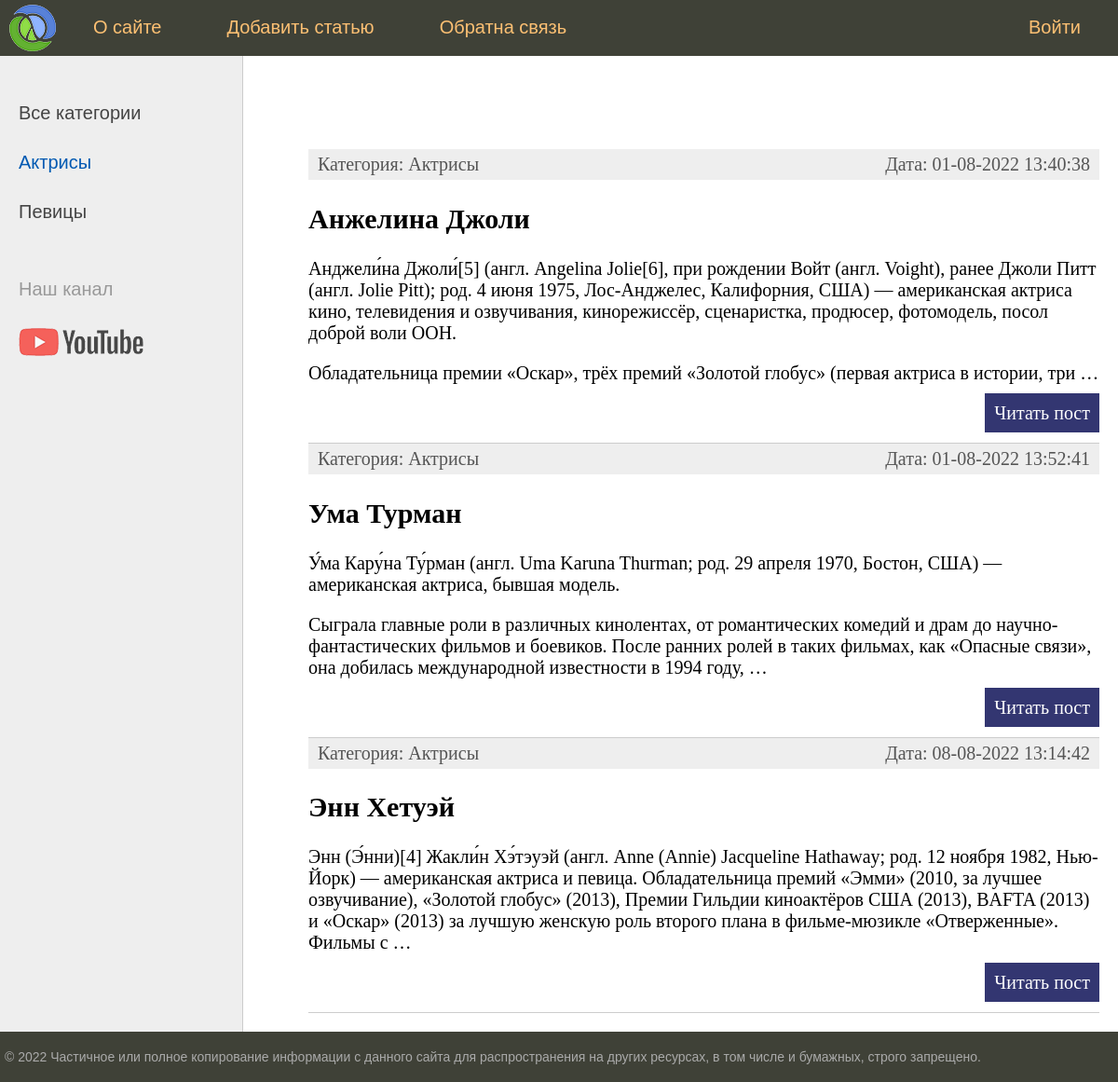
Page /category/1/ on the committed database.
### woman/models.py (models this page shows, shortened)
class Category(models.Model):
    name = models.CharField(max_length=100, db_index=True, verbose_name='Категория')
    def __str__(self):
        return self.name
    def get_absolute_url(self):
        return reverse('category', kwargs={'cat_id': self.pk})
    class Meta:
        verbose_name = "Категории"
        verbose_name_plural = "Категории"
        ordering = ['id']

class Woman(models.Model):
    title = models.CharField(max_length=255, verbose_name='Заголовок')
    content = models.TextField(blank=True, verbose_name='Текст статьи')
    photo = models.ImageField(upload_to="photos/%Y/%m/%d/", verbose_name='Фотография')
    time_create = models.DateTimeField(auto_now_add=True, verbose_name='Время создания')
    time_update = models.DateTimeField(auto_now_add=True, verbose_name='Время обновления')
    is_published = models.BooleanField(default=True, verbose_name='Опубликовано')
    cat = models.ForeignKey('Category', on_delete=models.PROTECT, null=True)
    def get_absolute_url(self):
        return reverse('post', kwargs={'post_id': self.pk})
    class Meta:
        verbose_name = "Женщины"
        verbose_name_plural = "Женщины"
        ordering = ['time_create', 'title']

### woman/views.py (the view)
# urls.py: path('category/<int:cat_id>/', show_category, name='category'),
def show_category(request, cat_id):
    posts = Woman.objects.filter(cat_id=cat_id)
    cats = Category.objects.all()
    if len(posts) == 0:
        raise Http404()
    context = {
        'posts': posts,
        'cats': cats,
        'menu': menu,
        'title': 'Отображение по категориям',
        'cat_selected': cat_id,
    }
    return render(request, 'woman/index.html', context=context)

### woman/templates/woman/index.html (shortened to what this page needs)
{% extends 'woman/base.html' %}
{% block content %}
<ul class="list-articles">
	{% for p in posts %}
			<li><div class="article-panel">
				<p class="first">Категория: {{p.cat}}</p>
				<p class="last">Дата: {{p.time_update|date:"d-m-Y H:i:s"}}</p>
			</div>
				<h2>{{p.title}}</h2>
	{% autoescape on %}
	{{p.content|linebreaks|truncatewords:50}}
	{% endautoescape %}
			<p class="link-read-post"><a href="{{ p.get_absolute_url }}">Читать пост</a></p>
			</li>
	{% endfor %}
</ul>
{% endblock %}

### woman/templates/woman/base.html (shortened to what this page needs)
{% load static %}
<!DOCTYPE html>
<html>
<head>
	<link type="text/css" href="{% static 'women/css/styles.css' %}" rel="stylesheet" />
</head>
<body>
<table class="table-page" border=0 cellpadding="0" cellspacing="0">
<tr><td valign=top>
{% block mainmenu %}
		<div class="header">
			<ul id="mainmenu" class="mainmenu">
			<li class="logo"><a href="{% url 'home' %}"><div class="logo"></div></a></li>
{% for m in menu %}
	{% if not forloop.last %}
			<li><a href="{% url m.url_name %}">{{m.title}}</a></li>
	{% else %}
			<li class="last"><a href="{% url m.url_name %}">{{m.title}}</a></li>
	{% endif %}
{% endfor %}
			</ul>
		</div>
{% endblock mainmenu %}
<table class="table-content" border=0 cellpadding="0" cellspacing="0">
<tr>
	<td valign="top" class="left-chapters">
	<ul id="leftchapters">
{% if cat_selected == 0 %}
		<li class="selected">Все категории</li>
{% else %}
		<li><a href="{% url 'home' %}">Все категории</a></li>
{% endif %}
{% for c in cats %}
		{% if c.pk == cat_selected %}
			<li class="selected">{{c.name}}</li>
		{% else %}
			<li><a href="{{ c.get_absolute_url }}">{{c.name}}</a> </li>
		{% endif %}
{% endfor %}
		<li class="share">
		<p>Наш канал</p>
		<a class="share-yt" href="https://www.youtube.com/channel/UCV6i32y9Lku594WxMt4oY4Q" target="_blank" rel="nofollow"></a>
		</li>
	</ul>
</td>
<td valign="top" class="content">
	<div class="content-text">
{% block content %}
{% endblock %}
	</div>
</td></tr></table>
</td></tr>
<tr><td valign=top>
	<div id="footer">
		<p>&copy; 2022 Частичное или полное копирование информации с данного сайта для распространения на других ресурсах, в том числе и бумажных, строго запрещено.</p>
	</div>
</td></tr></table>
</body>
</html>

### woman/static/women/css/styles.css (style rules this page uses)
html, body { font-family: 'Arial'; margin: 0; padding: 0; height: 100%; width: 100%; color: #444; }
a { color: #0059b2; text-decoration: none; }
p.link-read-post { text-align: right; }
p.link-read-post a { padding: 10px; min-width: 100px; background: #333671; color: #fff; text-decoration: none; }
div.article-panel { background: #eee; padding: 5px 10px 5px 10px; box-sizing: border-box; overflow: hidden; color: #555; }
div.article-panel p.first { margin: 0; float: left; }
div.article-panel p.last { margin: 0; float: right; }
ul.list-articles { list-style: none; margin: 0; padding: 0; }
ul.list-articles li { border-bottom: 1px solid #ccc; }
.table-page { width: 100%; height: 100%; vertical-align: top; }
.table-page tr { height: 100%; }
.header { background: #3F4137; height: 60px; }
.logo { background: url('../images/logo.png') no-repeat 10px 5px; width: 70px; height: 60px; }
ul.mainmenu { list-style: none; margin: 0; padding: 0; height: 60px; color: #fdc073; font-size: 20px; overflow: hidden; }
ul.mainmenu li { float: left; margin: 18px 40px 0 30px; }
ul.mainmenu li.logo { margin: 0; }
ul.mainmenu li.last { float: right; }
ul.mainmenu li a { color: #fdc073; text-decoration: none; }
.table-content { width: 100%; min-height: 100%; height: 100%; }
.left-chapters { margin: 0; background: #eee; border-right: 1px solid #ccc; min-height: 100%; }
.left-chapters ul { width: 230px; min-height: 100%; margin: 0; padding: 20px 10px 10px 20px; list-style: none; font-size: 20px; }
.left-chapters ul li { margin: 30px 0 0 0; color: #999; }
.left-chapters ul li.selected { color: #0059b2; }
.left-chapters ul li a { color: #444; text-decoration: none; }
.left-chapters ul li.share { margin: 60px 0 0 0; }
.left-chapters ul li.share p { margin: 30px 0 30px 0; }
.left-chapters ul li.share a { display: inline-block; width: 40px; height: 40px; margin: 0 20px 0 0; }
.left-chapters ul li.share a.share-yt { width: 100%; height: 30px; background: url('../images/share_yt.png') no-repeat 0 0 }
.content { padding: 40px 20px 20px 40px; width: 100%; box-sizing: border-box; }
.content-text { margin: 60px 0 0 30px; color: #000; font-size: 20px; font-family: Yandex Sans Display Light; }
#footer { box-sizing: border-box; background: #3F4137; padding: 5px; color: #aaa; font-size: 14px; font-family: Verdana, Geneva, Arial, Helvetica; text-align: left; overflow: hidden; }

### rows in the picture
Category: name "Актрисы"
Category: name "Певицы"
Woman: cat "Актрисы", time_update "01-08-2022 13:40:38", title "Анжелина Джоли", content "Анджели́на Джоли́[5] (англ. Angelina Jolie[6], при рождении Войт (англ. Voight), ранее Джоли Питт (англ. Jolie Pitt); род. 4 июня 1975, Лос-Анджелес, Калифорния, США) — американская актриса кино, телевидения и озвучивания, кинорежиссёр, сценаристка, продюсер, фотомодель, посол доброй воли ООН. Обладательница премии «Оскар», трёх премий «Золотой глобус» (первая актриса в истории, три …"
Woman: cat "Актрисы", time_update "01-08-2022 13:52:41", title "Ума Турман", content "У́ма Кару́на Ту́рман (англ. Uma Karuna Thurman; род. 29 апреля 1970, Бостон, США) — американская актриса, бывшая модель. Сыграла главные роли в различных кинолентах, от романтических комедий и драм до научно-фантастических фильмов и боевиков. После ранних ролей в таких фильмах, как «Опасные связи», она добилась международной известности в 1994 году, …"
Woman: cat "Актрисы", time_update "08-08-2022 13:14:42", title "Энн Хетуэй", content "Энн (Э́нни)[4] Жакли́н Хэ́тэуэй (англ. Anne (Annie) Jacqueline Hathaway; род. 12 ноября 1982, Нью-Йорк) — американская актриса и певица. Обладательница премий «Эмми» (2010, за лучшее озвучивание), «Золотой глобус» (2013), Премии Гильдии киноактёров США (2013), BAFTA (2013) и «Оскар» (2013) за лучшую женскую роль второго плана в фильме-мюзикле «Отверженные». Фильмы с …"

### other values in the picture
{{ m.title }} "О сайте" "Добавить статью" "Обратна связь"
{{ m.title }} "Войти"
